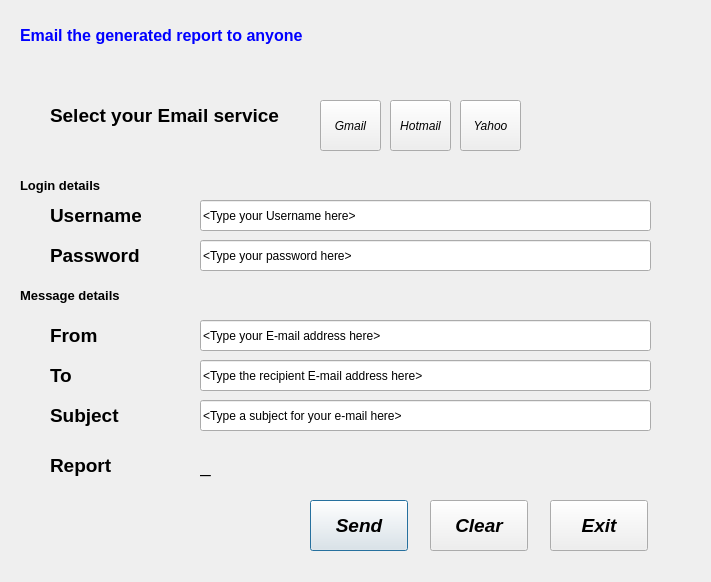
<?xml version="1.0" encoding="UTF-8"?>
<ui version="4.0">
 <class>emailReportRoad</class>
 <widget class="QDialog" name="emailReportRoad">
  <property name="geometry">
   <rect>
    <x>0</x>
    <y>0</y>
    <width>711</width>
    <height>582</height>
   </rect>
  </property>
  <property name="windowTitle">
   <string>Email Generated Report</string>
  </property>
  <widget class="QLabel" name="label">
   <property name="geometry">
    <rect>
     <x>50</x>
     <y>200</y>
     <width>91</width>
     <height>31</height>
    </rect>
   </property>
   <property name="font">
    <font>
     <pointsize>14</pointsize>
     <weight>75</weight>
     <bold>true</bold>
    </font>
   </property>
   <property name="text">
    <string>Username</string>
   </property>
  </widget>
  <widget class="QLabel" name="label_2">
   <property name="geometry">
    <rect>
     <x>50</x>
     <y>240</y>
     <width>91</width>
     <height>31</height>
    </rect>
   </property>
   <property name="font">
    <font>
     <pointsize>14</pointsize>
     <weight>75</weight>
     <bold>true</bold>
    </font>
   </property>
   <property name="text">
    <string>Password</string>
   </property>
  </widget>
  <widget class="QLabel" name="label_3">
   <property name="geometry">
    <rect>
     <x>50</x>
     <y>320</y>
     <width>81</width>
     <height>31</height>
    </rect>
   </property>
   <property name="font">
    <font>
     <pointsize>14</pointsize>
     <weight>75</weight>
     <bold>true</bold>
    </font>
   </property>
   <property name="text">
    <string>From</string>
   </property>
  </widget>
  <widget class="QLabel" name="label_4">
   <property name="geometry">
    <rect>
     <x>50</x>
     <y>360</y>
     <width>71</width>
     <height>31</height>
    </rect>
   </property>
   <property name="font">
    <font>
     <pointsize>14</pointsize>
     <weight>75</weight>
     <bold>true</bold>
    </font>
   </property>
   <property name="text">
    <string>To</string>
   </property>
  </widget>
  <widget class="QLabel" name="label_5">
   <property name="geometry">
    <rect>
     <x>50</x>
     <y>400</y>
     <width>81</width>
     <height>31</height>
    </rect>
   </property>
   <property name="font">
    <font>
     <pointsize>14</pointsize>
     <weight>75</weight>
     <bold>true</bold>
    </font>
   </property>
   <property name="text">
    <string>Subject</string>
   </property>
  </widget>
  <widget class="QLineEdit" name="txtUsernameRep">
   <property name="geometry">
    <rect>
     <x>200</x>
     <y>200</y>
     <width>451</width>
     <height>31</height>
    </rect>
   </property>
   <property name="text">
    <string>&lt;Type your Username here&gt;</string>
   </property>
  </widget>
  <widget class="QLineEdit" name="txtPasswordRep">
   <property name="geometry">
    <rect>
     <x>200</x>
     <y>240</y>
     <width>451</width>
     <height>31</height>
    </rect>
   </property>
   <property name="text">
    <string>&lt;Type your password here&gt;</string>
   </property>
  </widget>
  <widget class="QLineEdit" name="txtFromRep">
   <property name="geometry">
    <rect>
     <x>200</x>
     <y>320</y>
     <width>451</width>
     <height>31</height>
    </rect>
   </property>
   <property name="text">
    <string>&lt;Type your E-mail address here&gt;</string>
   </property>
  </widget>
  <widget class="QLineEdit" name="txtToRep">
   <property name="geometry">
    <rect>
     <x>200</x>
     <y>360</y>
     <width>451</width>
     <height>31</height>
    </rect>
   </property>
   <property name="text">
    <string>&lt;Type the recipient E-mail address here&gt;</string>
   </property>
  </widget>
  <widget class="QLineEdit" name="txtSubjectRep">
   <property name="geometry">
    <rect>
     <x>200</x>
     <y>400</y>
     <width>451</width>
     <height>31</height>
    </rect>
   </property>
   <property name="text">
    <string>&lt;Type a subject for your e-mail here&gt;</string>
   </property>
  </widget>
  <widget class="QLabel" name="label_6">
   <property name="geometry">
    <rect>
     <x>20</x>
     <y>170</y>
     <width>181</width>
     <height>31</height>
    </rect>
   </property>
   <property name="font">
    <font>
     <pointsize>10</pointsize>
     <weight>75</weight>
     <bold>true</bold>
    </font>
   </property>
   <property name="text">
    <string>Login details</string>
   </property>
  </widget>
  <widget class="QLabel" name="label_7">
   <property name="geometry">
    <rect>
     <x>20</x>
     <y>20</y>
     <width>311</width>
     <height>31</height>
    </rect>
   </property>
   <property name="font">
    <font>
     <pointsize>12</pointsize>
     <weight>75</weight>
     <bold>true</bold>
    </font>
   </property>
   <property name="styleSheet">
    <string notr="true">color: rgb(0, 0, 255);</string>
   </property>
   <property name="text">
    <string>Email the generated report to anyone</string>
   </property>
  </widget>
  <widget class="QLabel" name="label_8">
   <property name="geometry">
    <rect>
     <x>50</x>
     <y>450</y>
     <width>111</width>
     <height>31</height>
    </rect>
   </property>
   <property name="font">
    <font>
     <pointsize>14</pointsize>
     <weight>75</weight>
     <bold>true</bold>
    </font>
   </property>
   <property name="text">
    <string>Report</string>
   </property>
  </widget>
  <widget class="QLabel" name="lblReportAttached">
   <property name="geometry">
    <rect>
     <x>200</x>
     <y>450</y>
     <width>451</width>
     <height>31</height>
    </rect>
   </property>
   <property name="font">
    <font>
     <pointsize>14</pointsize>
    </font>
   </property>
   <property name="text">
    <string>_</string>
   </property>
  </widget>
  <widget class="QLabel" name="label_9">
   <property name="geometry">
    <rect>
     <x>20</x>
     <y>280</y>
     <width>181</width>
     <height>31</height>
    </rect>
   </property>
   <property name="font">
    <font>
     <pointsize>10</pointsize>
     <weight>75</weight>
     <bold>true</bold>
    </font>
   </property>
   <property name="text">
    <string>Message details</string>
   </property>
  </widget>
  <widget class="QPushButton" name="btnSendEmailRoad">
   <property name="geometry">
    <rect>
     <x>310</x>
     <y>500</y>
     <width>98</width>
     <height>51</height>
    </rect>
   </property>
   <property name="font">
    <font>
     <pointsize>14</pointsize>
     <weight>75</weight>
     <italic>true</italic>
     <bold>true</bold>
    </font>
   </property>
   <property name="toolTip">
    <string>Send email</string>
   </property>
   <property name="styleSheet">
    <string notr="true"/>
   </property>
   <property name="text">
    <string>Send</string>
   </property>
  </widget>
  <widget class="QPushButton" name="btnEmailClear">
   <property name="geometry">
    <rect>
     <x>430</x>
     <y>500</y>
     <width>98</width>
     <height>51</height>
    </rect>
   </property>
   <property name="font">
    <font>
     <pointsize>14</pointsize>
     <weight>75</weight>
     <italic>true</italic>
     <bold>true</bold>
    </font>
   </property>
   <property name="toolTip">
    <string>Clear Fields</string>
   </property>
   <property name="text">
    <string>Clear</string>
   </property>
  </widget>
  <widget class="QPushButton" name="btnEmailExit">
   <property name="geometry">
    <rect>
     <x>550</x>
     <y>500</y>
     <width>98</width>
     <height>51</height>
    </rect>
   </property>
   <property name="font">
    <font>
     <pointsize>14</pointsize>
     <weight>75</weight>
     <italic>true</italic>
     <bold>true</bold>
    </font>
   </property>
   <property name="toolTip">
    <string>Exit</string>
   </property>
   <property name="text">
    <string>Exit</string>
   </property>
  </widget>
  <widget class="QLabel" name="lblRepAttachedOk">
   <property name="geometry">
    <rect>
     <x>660</x>
     <y>450</y>
     <width>31</width>
     <height>31</height>
    </rect>
   </property>
   <property name="styleSheet">
    <string notr="true">image: url(:/plugins/floogin/yes.png);</string>
   </property>
   <property name="text">
    <string/>
   </property>
  </widget>
  <widget class="QLabel" name="label_10">
   <property name="geometry">
    <rect>
     <x>320</x>
     <y>20</y>
     <width>33</width>
     <height>31</height>
    </rect>
   </property>
   <property name="styleSheet">
    <string notr="true">image: url(:/plugins/floogin/email.png);</string>
   </property>
   <property name="text">
    <string/>
   </property>
  </widget>
  <widget class="QLabel" name="label_11">
   <property name="geometry">
    <rect>
     <x>50</x>
     <y>100</y>
     <width>231</width>
     <height>31</height>
    </rect>
   </property>
   <property name="font">
    <font>
     <pointsize>14</pointsize>
     <weight>75</weight>
     <bold>true</bold>
    </font>
   </property>
   <property name="text">
    <string>Select your Email service</string>
   </property>
  </widget>
  <widget class="QToolButton" name="btnGmail">
   <property name="geometry">
    <rect>
     <x>320</x>
     <y>100</y>
     <width>61</width>
     <height>51</height>
    </rect>
   </property>
   <property name="font">
    <font>
     <italic>true</italic>
    </font>
   </property>
   <property name="toolTip">
    <string>Gmail</string>
   </property>
   <property name="styleSheet">
    <string notr="true"/>
   </property>
   <property name="text">
    <string>Gmail</string>
   </property>
  </widget>
  <widget class="QToolButton" name="btnYahoo">
   <property name="geometry">
    <rect>
     <x>460</x>
     <y>100</y>
     <width>61</width>
     <height>51</height>
    </rect>
   </property>
   <property name="font">
    <font>
     <italic>true</italic>
    </font>
   </property>
   <property name="toolTip">
    <string>Yahoo</string>
   </property>
   <property name="styleSheet">
    <string notr="true"/>
   </property>
   <property name="text">
    <string>Yahoo</string>
   </property>
  </widget>
  <widget class="QToolButton" name="btnHotmail">
   <property name="geometry">
    <rect>
     <x>390</x>
     <y>100</y>
     <width>61</width>
     <height>51</height>
    </rect>
   </property>
   <property name="font">
    <font>
     <italic>true</italic>
    </font>
   </property>
   <property name="toolTip">
    <string>Hotmail</string>
   </property>
   <property name="styleSheet">
    <string notr="true"/>
   </property>
   <property name="text">
    <string>Hotmail</string>
   </property>
  </widget>
  <widget class="QLabel" name="label_12">
   <property name="geometry">
    <rect>
     <x>320</x>
     <y>510</y>
     <width>21</width>
     <height>21</height>
    </rect>
   </property>
   <property name="styleSheet">
    <string notr="true">image: url(:/plugins/floogin/email-send-icon1.png);</string>
   </property>
   <property name="text">
    <string/>
   </property>
  </widget>
  <widget class="QLabel" name="label_13">
   <property name="geometry">
    <rect>
     <x>320</x>
     <y>70</y>
     <width>61</width>
     <height>51</height>
    </rect>
   </property>
   <property name="styleSheet">
    <string notr="true">image: url(:/plugins/floogin/Gmail-icon1.png);</string>
   </property>
   <property name="text">
    <string/>
   </property>
  </widget>
  <widget class="QLabel" name="label_14">
   <property name="geometry">
    <rect>
     <x>390</x>
     <y>70</y>
     <width>61</width>
     <height>51</height>
    </rect>
   </property>
   <property name="styleSheet">
    <string notr="true">image: url(:/plugins/floogin/outlook-icon1.png);</string>
   </property>
   <property name="text">
    <string/>
   </property>
  </widget>
  <widget class="QLabel" name="label_15">
   <property name="geometry">
    <rect>
     <x>460</x>
     <y>70</y>
     <width>61</width>
     <height>51</height>
    </rect>
   </property>
   <property name="styleSheet">
    <string notr="true">image: url(:/plugins/floogin/Yahoo-icon1.png);</string>
   </property>
   <property name="text">
    <string/>
   </property>
  </widget>
 </widget>
 <resources>
  <include location="resources.qrc"/>
  <include location="../FLOOgin/floogin/resources.qrc"/>
 </resources>
 <connections/>
</ui>
